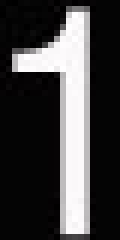
%> input picture platenumber2/字符模板/1.jpg, 20 x 40 px (shown 6 times larger)
$ octave qxd.m   (GNU Octave 9; MATLAB toolbox functions it lacks are replaced by stand-ins)
%> lines starting %> are read from the running program, lines starting %| are printed output that depends on the picture; in (x1, y1, x2, y2) boxes, pixels count from 0 and x2, y2 are one past the last pixel; in counts of white or black regions, pixels touching at a corner belong together; the program's own positions count from 1
%% 车牌处理 近景
clear;clc;close all
%% 图片特征
Files = dir(fullfile('E:\yezi\nj\','*.jpg'));

LengthFiles = length(Files);

% [4 lines of commented-out code are left out]
I=imread('e:\yezi\1.jpg');
%> I is the input picture: size 40x20x3 uint8; mean R, G, B 66.1, 65.2, 65.7
%I = imresize(I,0.3);
G = fspecial('gaussian', [5 5], 2);
Ig = imfilter(rgb2gray(I),G,'same');
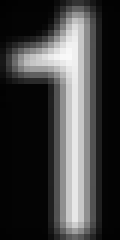
%> Ig: size 40x20 uint8 (shown 6 times larger); min 1, max 249, mean 64.9
I3=edge(Ig,'log');
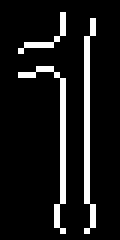
%> I3: size 40x20 logical (shown 6 times larger); 10% white in thin lines or dots, all inside (x1, y1, x2, y2) = (3, 2, 16, 39)
imshow(I3);
figure;
I2=edge(rgb2gray(I),'log');
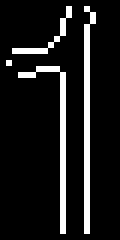
%> I2: size 40x20 logical (shown 6 times larger); 10.8% white in thin lines or dots, all inside (x1, y1, x2, y2) = (1, 1, 16, 39)
imshow(I2);

%> (the run ends here)

$ run again, with platenumber2/字符模板/D.jpg copied over platenumber2/字符模板/1.jpg
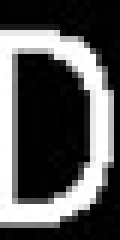
%> input picture platenumber2/字符模板/D.jpg, 20 x 40 px (shown 6 times larger)
%> I is the input picture: size 40x20x3 uint8; min 0, max 255, mean 85.7
%> `I3=edge(Ig,'log');`:
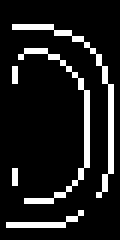
%> I3: size 40x20 logical (shown 6 times larger); 11.6% white in thin lines or dots, all inside (x1, y1, x2, y2) = (1, 4, 19, 38)
%> `I2=edge(rgb2gray(I),'log');`:
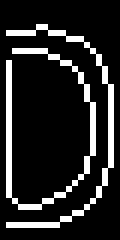
%> I2: size 40x20 logical (shown 6 times larger); 14.6% white in thin lines or dots, all inside (x1, y1, x2, y2) = (1, 4, 19, 38)

$ run again, with platenumber2/字符模板/E.jpg copied over platenumber2/字符模板/1.jpg
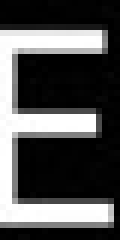
%> input picture platenumber2/字符模板/E.jpg, 20 x 40 px (shown 6 times larger)
%> I is the input picture: size 40x20x3 uint8; min 0, max 255, mean 80.6
%> `I3=edge(Ig,'log');`:
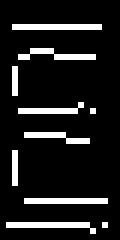
%> I3: size 40x20 logical (shown 6 times larger); 11.5% white in thin lines or dots, all inside (x1, y1, x2, y2) = (1, 4, 18, 39)
%> `I2=edge(rgb2gray(I),'log');`:
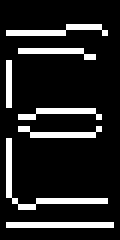
%> I2: size 40x20 logical (shown 6 times larger); 13.8% white in thin lines or dots, all inside (x1, y1, x2, y2) = (1, 4, 19, 38)

$ run again, with platenumber2/字符模板/F.jpg copied over platenumber2/字符模板/1.jpg
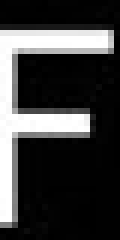
%> input picture platenumber2/字符模板/F.jpg, 20 x 40 px (shown 6 times larger)
%> I is the input picture: size 40x20x3 uint8; min 0, max 255, mean 61.1
%> `I3=edge(Ig,'log');`:
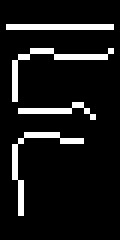
%> I3: size 40x20 logical (shown 6 times larger); 9.6% white in thin lines or dots, all inside (x1, y1, x2, y2) = (1, 4, 19, 36)
%> `I2=edge(rgb2gray(I),'log');`:
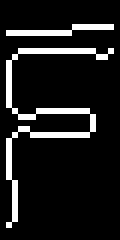
%> I2: size 40x20 logical (shown 6 times larger); 10.9% white in thin lines or dots, all inside (x1, y1, x2, y2) = (1, 4, 19, 38)
